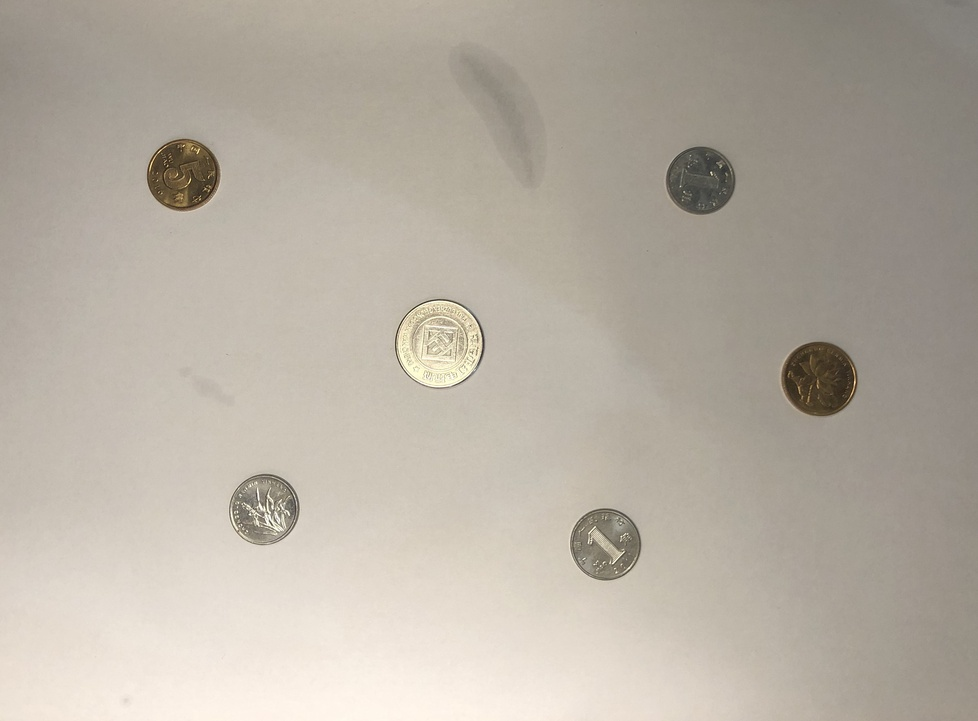
#> input picture CircleDetection/picture_source/picture.jpg, 978 x 721 px, shrunk from 3457 x 2549 before the run
$ python main.py   (older library calls are emulated)
#> lines starting #> are read from the running program, lines starting #| are printed output that depends on the picture; after the words box and inside, x2 and y2 are one past the last pixel; in counts of white or black regions, pixels touching at a corner belong together
### CircleDetection/my_canny.py
'''

'''
import cv2
import numpy as np


class Canny:

    def __init__(self, Guassian_kernal_size, img, HT_high_threshold, HT_low_threshold):
        '''
        :param Guassian_kernal_size: 高斯滤波器尺寸
        :param img: 输入的图片，在算法过程中改变
        :param HT_high_threshold: 滞后阈值法中的高阈值
        :param HT_low_threshold: 滞后阈值法中的低阈值
        '''
        self.Guassian_kernal_size = Guassian_kernal_size
        self.img = img
        self.y, self.x = img.shape[0:2]
        self.angle = np.zeros([self.y, self.x])  # 梯度方向矩阵
        self.img_origin = None
        self.x_kernal = np.array([[-1, 1]])
        self.y_kernal = np.array([[-1], [1]])
        self.HT_high_threshold = HT_high_threshold
        self.HT_low_threshold = HT_low_threshold

    def Get_gradient_img_s(self):
        '''
        计算梯度图和梯度方向矩阵。
        :return: 生成的梯度图
        '''
        print('Get_gradient_img')
        # ------------- write your code bellow ----------------
        # 使用slobe算子完成梯度计算
        Gx = np.array([[-1, 0, 1], [-2, 0, 2], [-1, 0, 1]])
        Gy = np.array([[-1, -2, -1], [0, 0, 0], [1, 2, 1]])
        W, H = self.img.shape

        dx = np.zeros([W - 2, H - 2])
        dy = np.zeros([W - 2, H - 2])

        for i in range(W - 3):
            for j in range(H - 3):
                dx[i][j] = np.sum(self.img[i:i + 3, j + 3] * Gx)
                dy[i][j] = np.sum(self.img[i:i + 3, j + 3] * Gy)
        self.img, self.angle = cv2.cartToPolar(dx, dy)  # 转变为极坐标系
        self.img = self.img.astype(np.uint8)

        # ------------- write your code above ----------------
        return self.img

    def Get_gradient_img(self):
        '''
        计算梯度图和梯度方向矩阵。
        :return: 生成的梯度图
        '''
        print ('Get_gradient_img')

        new_img_x = np.zeros([self.y, self.x], dtype=np.float)
        new_img_y = np.zeros([self.y, self.x], dtype=np.float)
        for i in range(0, self.x):
            for j in range(0, self.y):
                if j == 0:
                    new_img_y[j][i] = 1
                else:
                    new_img_y[j][i] = np.sum(np.array([[self.img[j - 1][i]], [self.img[j][i]]]) * self.y_kernal)
                if i == 0:
                    new_img_x[j][i] = 1
                else:
                    new_img_x[j][i] = np.sum(np.array([self.img[j][i - 1], self.img[j][i]]) * self.x_kernal)

        gradient_img, self.angle = cv2.cartToPolar(new_img_x, new_img_y)
        self.angle = np.tan(self.angle)
        self.img = gradient_img.astype(np.uint8)
        return self.img


    def Non_maximum_suppression(self):
        '''
        对生成的梯度图进行非极大化抑制，将tan值的大小与正负结合，确定离散中梯度的方向。
        :return: 生成的非极大化抑制结果图
        '''
        print('Non_maximum_suppression')
        W, H = self.img.shape

        result = np.zeros([W, H])
        # 划分4个区间
        for i in range(1, W - 1):
            for j in range(1, H - 1):
                if abs(self.img[i][j]) <= 4:
                    result[i][j] = 0
                    continue
                elif abs(self.angle[i][j]) > 1:
                    gradient2 = self.img[i - 1][j]
                    gradient4 = self.img[i + 1][j]
                    # g1 g2
                    #    C
                    #    g4 g3
                    if self.angle[i][j] > 0:
                        gradient1 = self.img[i - 1][j - 1]
                        gradient3 = self.img[i + 1][j + 1]
                    #    g2 g1
                    #    C
                    # g3 g4
                    else:
                        gradient1 = self.img[i - 1][j + 1]
                        gradient3 = self.img[i + 1][j - 1]
                else:
                    gradient2 = self.img[i][j - 1]
                    gradient4 = self.img[i][j + 1]
                    # g1
                    # g2 C g4
                    #      g3
                    if self.angle[i][j] > 0:
                        gradient1 = self.img[i - 1][j - 1]
                        gradient3 = self.img[i + 1][j + 1]
                    #      g3
                    # g2 C g4
                    # g1
                    else:
                        gradient3 = self.img[i - 1][j + 1]
                        gradient1 = self.img[i + 1][j - 1]

                temp1 = abs(self.angle[i][j]) * gradient1 + (1 - abs(self.angle[i][j])) * gradient2
                temp2 = abs(self.angle[i][j]) * gradient3 + (1 - abs(self.angle[i][j])) * gradient4
                if self.img[i][j] >= temp1 and self.img[i][j] >= temp2:
                    result[i][j] = self.img[i][j]
                else:
                    result[i][j] = 0
        self.img = result
        return self.img

    def Hysteresis_thresholding(self):
        '''
        对生成的非极大化抑制结果图进行滞后阈值法，用强边延伸弱边，这里的延伸方向为梯度的垂直方向，
        将比低阈值大比高阈值小的点置为高阈值大小，方向在离散点上的确定与非极大化抑制相似。
        :return: 滞后阈值法结果图
        '''
        print('Hysteresis_thresholding')
        for i in range(1, self.img.shape[0] - 1):
            for j in range(1, self.img.shape[1] - 1):
                if self.img[i][j] >= self.HT_high_threshold:
                    if abs(self.angle[i][j]) < 1:
                        if self.img_origin[i][j - 1] > self.HT_low_threshold:
                            self.img[i][j - 1] = self.HT_high_threshold
                        if self.img_origin[i][j + 1] > self.HT_low_threshold:
                            self.img[i][j + 1] = self.HT_high_threshold

                        if self.angle[i][j] < 0:
                            # g1
                            # g2 C g4
                            #      g3
                            if self.img_origin[i - 1][j - 1] > self.HT_low_threshold:
                                self.img[i - 1][j - 1] = self.HT_high_threshold
                            if self.img_origin[i + 1][j + 1] > self.HT_low_threshold:
                                self.img[i + 1][j + 1] = self.HT_high_threshold

                        else:
                            #      g3
                            # g2 C g4
                            # g1
                            if self.img_origin[i - 1][j + 1] > self.HT_low_threshold:
                                self.img[i - 1][j + 1] = self.HT_high_threshold
                            if self.img_origin[i + 1][j - 1] > self.HT_low_threshold:
                                self.img[i + 1][j - 1] = self.HT_high_threshold
                    else:
                        if self.img_origin[i - 1][j] > self.HT_low_threshold:
                            self.img[i - 1][j] = self.HT_high_threshold
                        if self.img_origin[i + 1][j] > self.HT_low_threshold:
                            self.img[i + 1][j] = self.HT_high_threshold

                        if self.angle[i][j] < 0:
                            # g1 g2
                            #    C
                            #    g4 g3
                            if self.img_origin[i - 1][j - 1] > self.HT_low_threshold:
                                self.img[i - 1][j - 1] = self.HT_high_threshold
                            if self.img_origin[i + 1][j + 1] > self.HT_low_threshold:
                                self.img[i + 1][j + 1] = self.HT_high_threshold

                        else:
                            #    g2 g1
                            #    C
                            # g3 g4
                            if self.img_origin[i - 1][j + 1] > self.HT_low_threshold:
                                self.img[i + 1][j - 1] = self.HT_high_threshold
                            if self.img_origin[i + 1][j - 1] > self.HT_low_threshold:
                                self.img[i + 1][j - 1] = self.HT_high_threshold

        return self.img

    def canny_algorithm(self):
        '''
        按照顺序和步骤调用以上所有成员函数。
        :return: Canny 算法的结果
        '''
        self.img = cv2.GaussianBlur(self.img, (self.Guassian_kernal_size, self.Guassian_kernal_size), 0)  # 进行一次gauss滤波
        self.Get_gradient_img()
        self.img_origin = self.img.copy()
        self.Non_maximum_suppression()
        self.Hysteresis_thresholding()
        return self.img

    def canny_algorithm_s(self):
        '''
        按照顺序和步骤调用以上所有成员函数。
        :return: Canny 算法的结果
        '''
        self.img = cv2.GaussianBlur(self.img, (self.Guassian_kernal_size, self.Guassian_kernal_size), 0)  # 进行一次gauss滤波
        self.Get_gradient_img_s()
        self.img_origin = self.img.copy()
        self.Non_maximum_suppression()
        self.Hysteresis_thresholding()
        return self.img

### CircleDetection/main.py

import cv2
import math
from my_hough import Hough_transform
from  my_canny import Canny

Path = "./picture_source/picture.jpg"
Save_Path = "./picture_result/"
Reduced_ratio = 2
Guassian_kernal_size = 3
HT_high_threshold = 45
HT_low_threshold = 25
Hough_transform_step = 6
Hough_transform_threshold = 110

if __name__ == '__main__':
    img_gray = cv2.imread(Path, cv2.IMREAD_GRAYSCALE)
#> img_gray: shape (721, 978); min 23, max 255, mean 175.4
    img_RGB = cv2.imread(Path)
#> img_RGB is the input picture: shape (721, 978, 3); mean B, G, R 162.8, 174.4, 182.2
    y, x = img_gray.shape[0:2]
#> y = 721; x = 978
    img_gray = cv2.resize(img_gray, (int(x / Reduced_ratio), int(y / Reduced_ratio)))
#> img_gray: shape (360, 489)
    img_RGB = cv2.resize(img_RGB, (int(x / Reduced_ratio), int(y / Reduced_ratio)))
#> img_RGB: shape (360, 489, 3)
    # canny takes about 40 seconds
    print ('Canny ...')
    img_gray = cv2.GaussianBlur(img_gray, (3, 3), 0)
    CV_canny = cv2.Canny(img_gray, 25, 45)
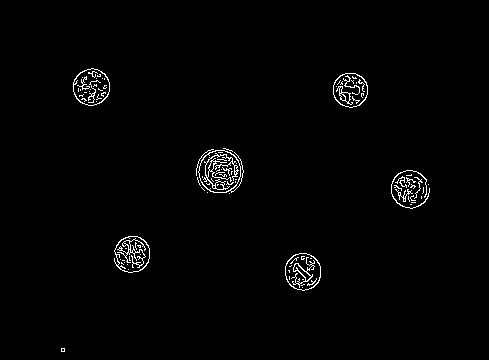
#> CV_canny: shape (360, 489); 1.4% white in thin lines or dots, all inside (x1, y1, x2, y2) = (61, 68, 430, 352)
    cv2.imwrite(Save_Path + "CV:canny_result.jpg", CV_canny)


    canny = Canny(Guassian_kernal_size, img_gray, HT_high_threshold, HT_low_threshold)
    canny.canny_algorithm_s()
#> after the loop in Get_gradient_img_s, `for i in range(W - 3):`:
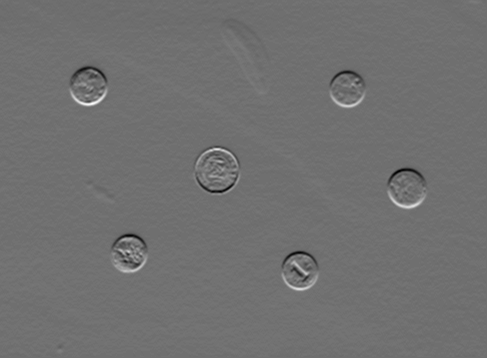
#> dx: shape (358, 487) float64; min -216, max 276, mean 1.5; drawn with min black and max white
#> after the loop in Get_gradient_img_s, `for i in range(W - 3):`: dy: shape (358, 487) float64; every value is 0
#> in Get_gradient_img_s, `self.img, self.angle = cv2.cartToPolar(dx, dy)`: self.angle: shape (358, 487) float64; values 0 (black) and 3.14 (white), 14% white in thin lines or dots
#> after the loop in Hysteresis_thresholding, `for i in range(1, self.img.shape[0] - 1):`:
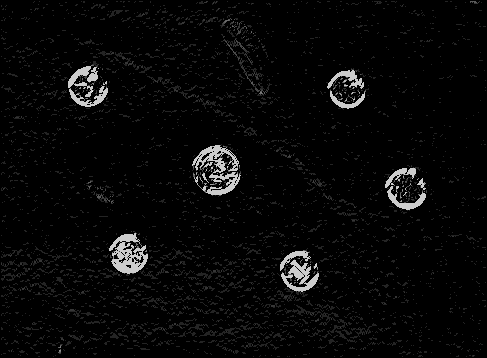
#> self.img: shape (358, 487) float64; min 0, max 56, mean 1.8; drawn with min black and max white
    cv2.imwrite(Save_Path + "canny_result_s.jpg", canny.img)
    print("canny_result_s")
    canny = Canny(Guassian_kernal_size, img_gray, HT_high_threshold, HT_low_threshold)
    canny.canny_algorithm()
#> after the loop in Get_gradient_img, `for i in range(0, self.x):`:
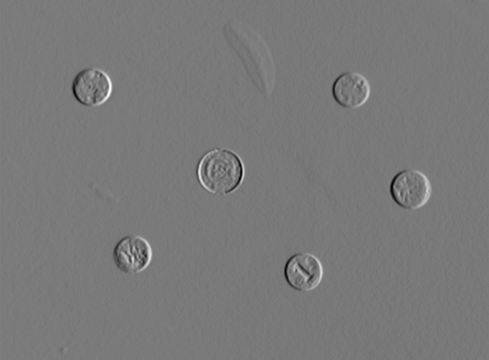
#> new_img_x: shape (360, 489) float64; min -34, max 37, mean -0.1; drawn with min black and max white
#> in Get_gradient_img, `gradient_img, self.angle = cv2.cartToPolar(new_img_x, new_img_y)`:
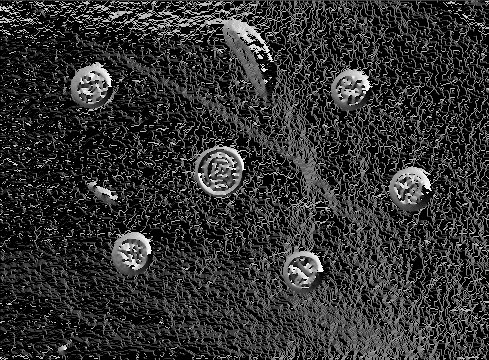
#> self.angle: shape (360, 489) float64; min 0, max 6.26, mean 1.22; drawn with min black and max white
#> in Get_gradient_img, `self.angle = np.tan(self.angle)`:
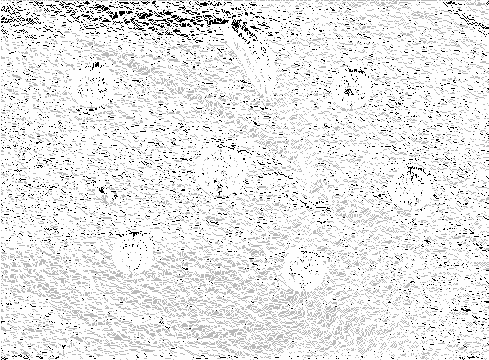
#> self.angle: shape (360, 489) float64; min -83858283, max 29.01, mean -7470807.5; drawn with min black and max white
#> after the loop in Non_maximum_suppression (call 2), `for i in range(1, W - 1):`:
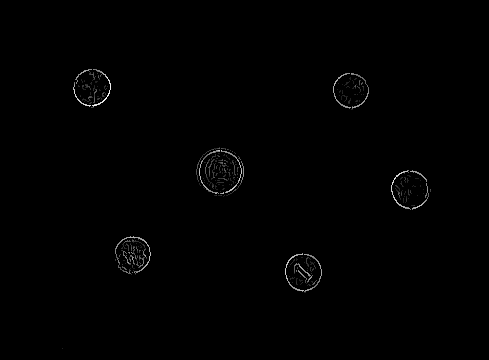
#> result: shape (360, 489) float64; min 0, max 39, mean 0.2; drawn with min black and max white
    cv2.imwrite(Save_Path + "canny_result.jpg", canny.img)
    print("canny_result")
    # hough takes about 30 seconds
    print ('Hough ...')

    cv_circles = cv2.HoughCircles(img_gray, cv2.HOUGH_GRADIENT ,1, 5,
                         param1=100)
#> cv_circles = None

#> (the run stopped early here; a loop or call above may not have finished)
